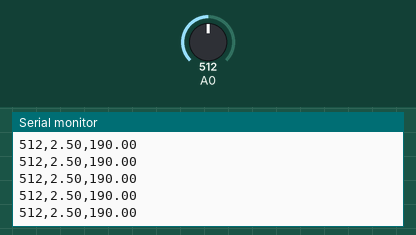
This sketch was run on a simulated Arduino Uno, built with avr-gcc and run on an emulated ATmega328P. Parts: the last lines printed to the serial monitor. Inputs (shaded band) come from the test bench; at power-on: A0 = 512.

Above: at 1.2 s.
1.3 s: A0 set to 988
At 2.2 s:
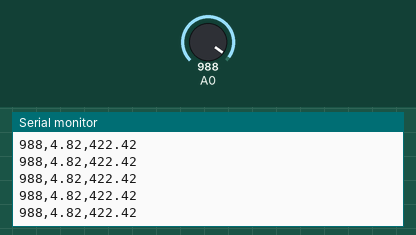
4.3 s: A0 set to 1014
At 5.1 s:
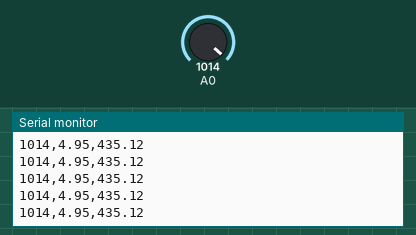
Timing chart, 0 to 7.3 s (numbered marks = the images above; inputs shaded):
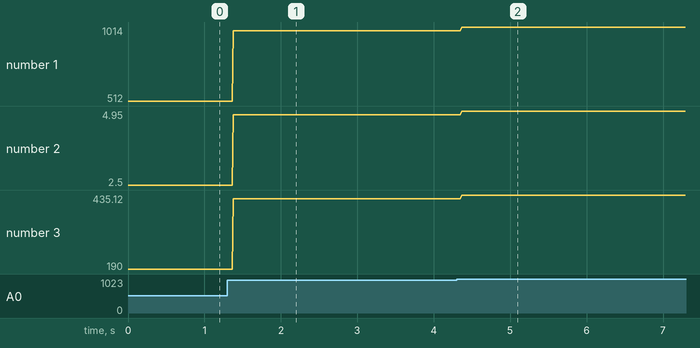

The sketch:

E2-5-4.ino
```cpp
float v0 = 5.0; //ベース電圧
void setup(){
  Serial.begin(9600);

}

void loop(){
  // A0ピンのAD変換結果を取得する
  int sensorValue = analogRead(A0);
  // AD変換結果から、電圧を求める
  float v = changeVoltage(sensorValue);
  //電圧を温度に変換
  float temp = changeTemp(v);
  Serial.print(sensorValue);//arduinoからの読み取り値
  Serial.print(",");
  Serial.print(v); //電圧値
  Serial.print(",");
  Serial.print(temp); //温度を表示（セルシウス温度)
  Serial.println(); //改行

  delay(1);        //待機時間
}

//センサー値を電圧値に変換する
//v0:ベース電圧
float changeVoltage(int value){
  return v0 * (value/1024.0);
}

//電圧を温度に変換する
float changeTemp(float volt){
 return (volt * 1000.0 - 600.0)/10.0;//電圧→温度
}
```

Measured:
- after the input at 1.3 s, the serial monitor: prints a new line after 0.08 s (image 1)
- after the input at 4.3 s, the serial monitor: prints a new line after 0.07 s (image 2)
- plotted number 1: 512 → 988 after the input at 1.3 s, 988 → 1014 after the input at 4.3 s
- plotted number 2: 2.5 → 4.82 after the input at 1.3 s, 4.82 → 4.95 after the input at 4.3 s
- plotted number 3: 190 → 422.42 after the input at 1.3 s, 422.42 → 435.12 after the input at 4.3 s
